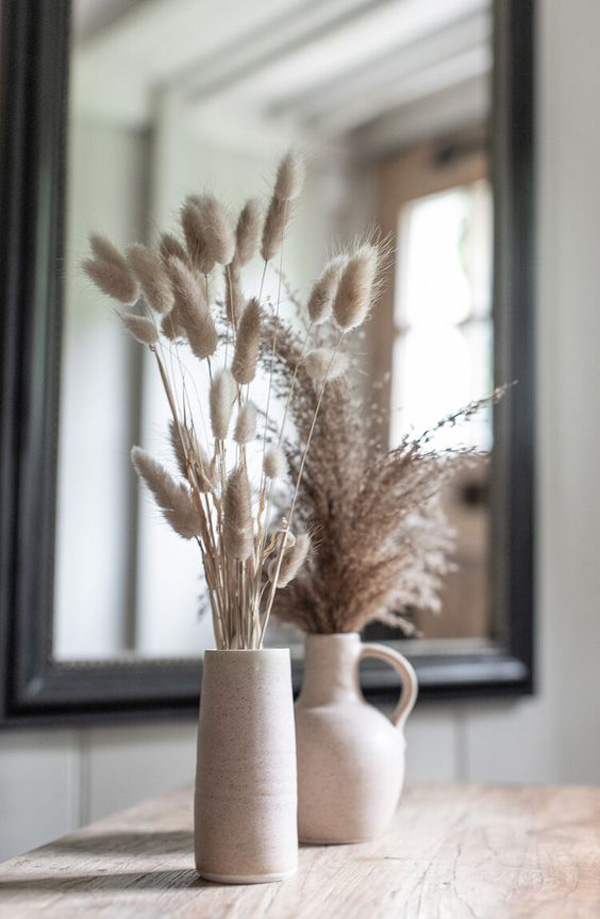
#> input picture Notebook/Image.jpg, 600 x 919 px, found by its file name
$ jupyter execute --allow-errors 'Task 3.ipynb'   (shell and % lines are left out)
#> lines starting #> are read from the running program, lines starting #| are printed output that depends on the picture; after the words box and inside, x2 and y2 are one past the last pixel; in counts of white or black regions, pixels touching at a corner belong together
[cell 1]
import sys
print(sys.executable)

[cell 2]
import cv2
print(cv2.__version__)

[cell 3]
import matplotlib.pyplot as plt

# Load an image
image = cv2.imread('Image.jpg')
#> image is the input picture: shape (919, 600, 3); mean B, G, R 150.6, 154.9, 159.1
img_rgb = cv2.cvtColor(image, cv2.COLOR_BGR2RGB)
plt.imshow(img_rgb)

[cell 4]
# Convert image to grayscale
gray_image = cv2.cvtColor(image, cv2.COLOR_BGR2GRAY)
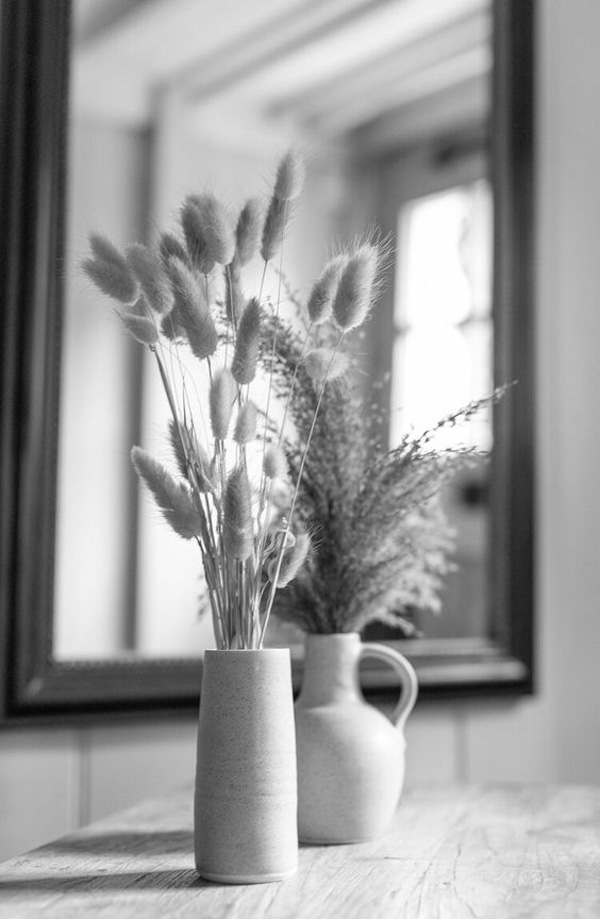
#> gray_image: shape (919, 600); min 5, max 255, mean 155.6
img_rgb = cv2.cvtColor(gray_image, cv2.COLOR_BGR2RGB)
plt.imshow(img_rgb)

[cell 5]
# Apply noise reduction (GaussianBlur)
blurred_image = cv2.GaussianBlur(gray_image, (5, 5), 0)
img_rgb = cv2.cvtColor(blurred_image, cv2.COLOR_BGR2RGB)
plt.imshow(img_rgb)

[cell 6]
# Edge detection using Canny
edges = cv2.Canny(blurred_image, 100, 200)
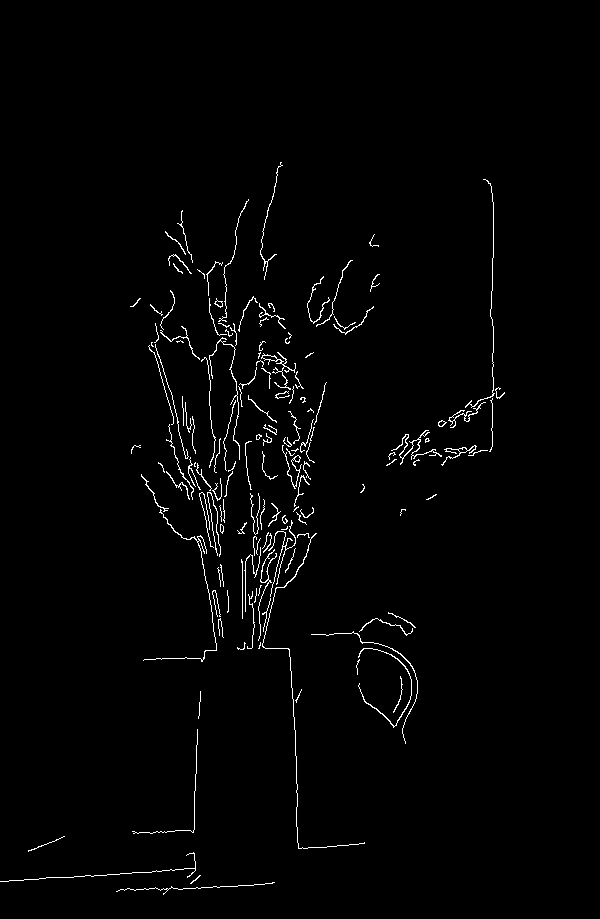
#> edges: shape (919, 600); 1.6% white in thin lines or dots, all inside (x1, y1, x2, y2) = (0, 162, 505, 895)
img_rgb = cv2.cvtColor(edges, cv2.COLOR_BGR2RGB)
plt.imshow(img_rgb)

[cell 7]
# Find contours in the edge-detected image
contours, _ = cv2.findContours(edges, cv2.RETR_EXTERNAL, cv2.CHAIN_APPROX_SIMPLE)
#> contours = 147 contours, 123 with area under 20; largest, box (x1, y1, x2, y2) and area: (261, 352, 296, 390) 100, (391, 430, 442, 465) 66, (358, 648, 412, 728) 62, (441, 445, 477, 466) 58, (282, 445, 302, 489) 46

for contour in contours:
    epsilon = 0.02 * cv2.arcLength(contour, True)
    approx = cv2.approxPolyDP(contour, epsilon, True)

    if len(approx) == 4:  # A rectangle contour is likely the license plate
        x, y, w, h = cv2.boundingRect(approx)
        license_plate_image = gray_image[y:y+h, x:x+w]
        cv2.rectangle(image, (x, y), (x + w, y + h), (0, 255, 0), 2)
#> this loop made 147 passes
#> (epsilon, approx, x, y, w, h) on passes 2, 3, 5, 19, 20, 50: (0.533, [[200, 875], [199, 875], [190, 883], [195, 880]], 190, 875, 11, 9), (9.61, [[195, 861], [0, 881], [194, 868], [187, 877]], 0, 861, 196, 21), (6.96, [[197, 729], [193, 831], [133, 833], [193, 832]], 133, 729, 65, 105), (0.913, [[227, 590], [228, 596], [227, 612], [228, 611]], 227, 590, 2, 23), (2.36, [[213, 590], [216, 614], [214, 590], [220, 616]], 213, 590, 8, 27), (3.68, [[250, 493], [255, 534], [259, 496], [255, 534]], 250, 493, 10, 42)
#> (epsilon, x, y, w, h) on passes 76, 93, 94, 100, 104, 107: (2.21, 245, 441, 7, 49), (3.11, 223, 400, 13, 71), (2.28, 489, 398, 4, 54), (0.779, 289, 386, 5, 18), (1.06, 261, 368, 10, 21), (4.96, 204, 357, 12, 111)
#> pass 3, `license_plate_image = gray_image[y:y+h, x:x+w]`:
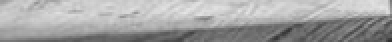
#> license_plate_image: shape (21, 196) (shown 2 times larger); min 49, max 229, mean 163.7
#> after the loop:
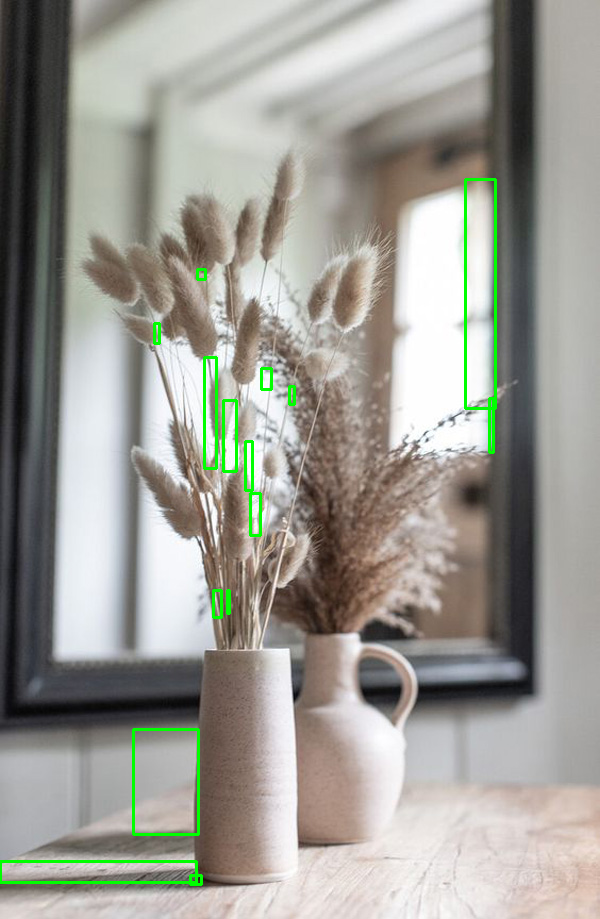
#> image: shape (919, 600, 3); 1.27% of pixels changed, all inside (x1, y1, x2, y2) = (0, 178, 497, 886)
